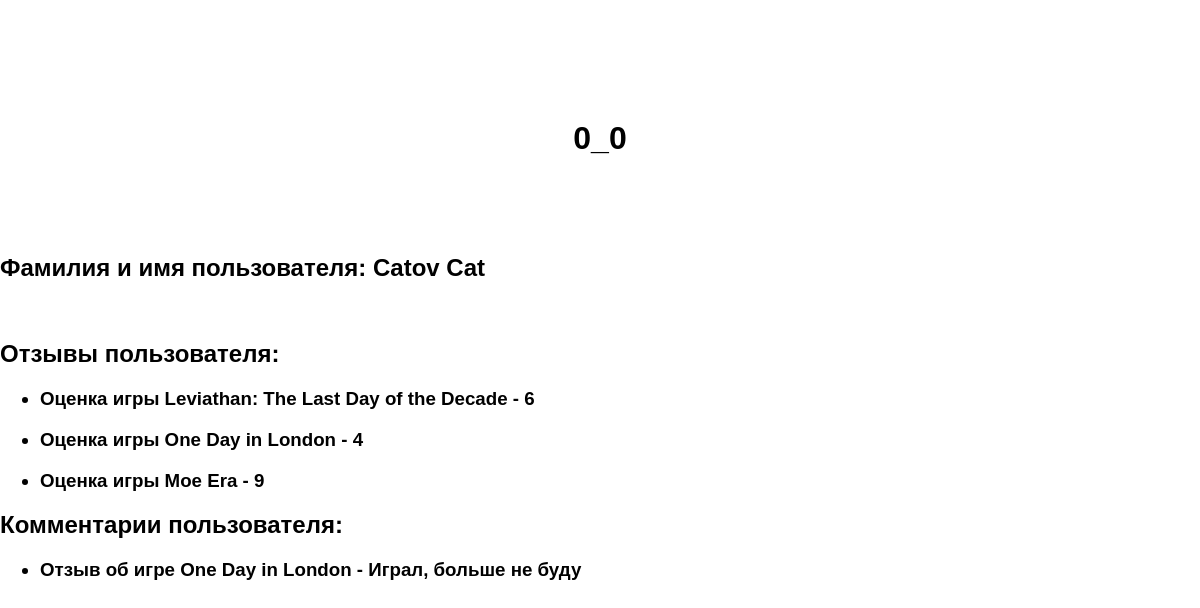
The app's page /list_user/3/ with its own data.
### models.py (models this page shows)
class User(db.Model):
    id = db.Column(db.Integer, primary_key=True)
    username = db.Column(db.String(50), unique=True, nullable=False)
    firstname = db.Column(db.String(50), nullable=False)
    lastname = db.Column(db.String(50), nullable=False)
    password = db.Column(db.String(200), nullable=False)

class Rating(db.Model):
    id = db.Column(db.Integer, primary_key=True)
    user_id = db.Column(db.Integer, db.ForeignKey('user.id'))
    game_id = db.Column(db.Integer, db.ForeignKey('game.id'))
    score = db.Column(db.Integer)
    game = db.relationship('Game', backref='ratings')
    user = db.relationship('User', backref='ratings')

class Game(db.Model):
    id = db.Column(db.Integer, primary_key=True)
    title = db.Column(db.String(255))
    description = db.Column(db.Text)
    rating_critics = db.Column(db.Integer)
    price = db.Column(db.Float)
    feedback_critics = db.Column(db.Text)

class Feedback(db.Model):
    id = db.Column(db.Integer, primary_key=True)
    user_id = db.Column(db.Integer, db.ForeignKey('user.id'))
    game_id = db.Column(db.Integer, db.ForeignKey('game.id'))
    feedback_user = db.Column(db.Text)
    game = db.relationship('Game', backref='feedbacks')
    user = db.relationship('User', backref='feedbacks')

### app.py (the view)
@app.route('/list_user/<int:user_id>/')
def get_user(user_id):
    user = User.query.get(user_id)
    if not user:
        return render_template('404.html'), 404
    ratings = Rating.query.filter_by(user_id=user_id).all()
    feedbacks = Feedback.query.filter_by(user_id=user_id).all()
    return render_template('user.html', user=user, ratings=ratings, feedbacks=feedbacks)

### templates/user.html (shortened to what this page needs)
<!DOCTYPE html>
<html lang="en">
<head>
</head>
<body>
    <h1>{{ user.username }}</h1>
    <br>
    <br>
    <h2>Фамилия и имя пользователя: {{ user.lastname }} {{ user.firstname }}</h2>
    <br>
    <h2>Отзывы пользователя:</h2>
<ul>
    {% for rating in ratings %}
        <h3><li>Оценка игры {{ rating.game.title }} - {{ rating.score }}</li></h3>
    {% endfor %}
</ul>
<h2>Комментарии пользователя:</h2>
<ul>
    {% for feedback in feedbacks %}
        <h3><li>Отзыв об игре {{ feedback.game.title }} - {{ feedback.feedback_user }}</li></h3>
    {% endfor %}
</ul>
</body>
</html>

### templates/user.html (style rules this page uses)
h1 { padding: 20px; border-radius: 10px; text-align: center; margin-top: 100px; }
body { background-image: url('/photo/important/user.jpg'); background-size: cover; background-repeat: no-repeat; font-family: Arial, sans-serif; margin: 0; padding: 0; color: black; text-shadow: 0 0 5px white, 0 0 10px white; }

### records on screen
User: username "0_0", lastname "Catov", firstname "Cat"
Rating: game "Leviathan: The Last Day of the Decade", score "6"
Rating: game "One Day in London", score "4"
Rating: game "Moe Era", score "9"
Feedback: game "One Day in London", feedback_user "Играл, больше не буду"
